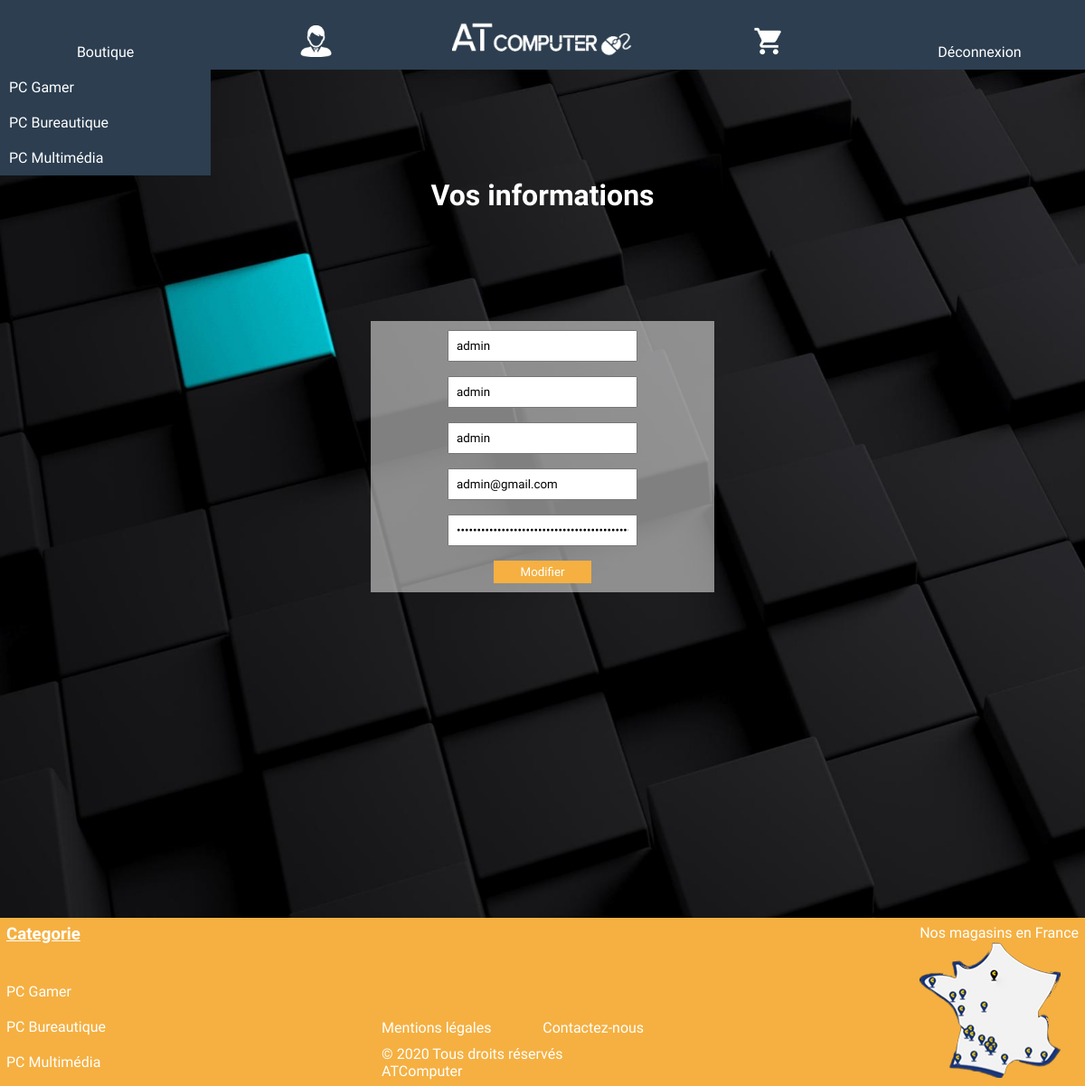
Page /sources/profil.php (signed in) on the committed database.
### tables this page shows
CREATE TABLE IF NOT EXISTS `utilisateurs` (
  `id` int(11) NOT NULL AUTO_INCREMENT,
  `login` varchar(255) NOT NULL,
  `nom` varchar(255) NOT NULL,
  `prenom` varchar(255) NOT NULL,
  `email` varchar(255) NOT NULL,
  `password` varchar(255) NOT NULL,
  `grade` varchar(255) DEFAULT NULL,
  PRIMARY KEY (`id`)
);

CREATE TABLE IF NOT EXISTS `categorie` (
  `id` int(11) NOT NULL AUTO_INCREMENT,
  `nom` varchar(255) NOT NULL,
  `nomurl` varchar(255) NOT NULL,
  PRIMARY KEY (`id`)
);

### sources/functions.php (called while the page is built, shortened)
<?php
class userpdo
{
function connectdb()
	{
		$base = new PDO('mysql:host=localhost;dbname=boutique', 'root', '');
		return $base;
	}
public function getAllInfos()
{
	if(isset($_SESSION['login']))
	{
		$tab=[];
		$login=$_SESSION['login'];
		$infos =  $this->connectdb()->query("SELECT *FROM utilisateurs WHERE login='$login'");
		while($parameter = $infos->fetch())
		{
			array_push($tab, $parameter);
		}
		return $tab;
    }
    else
    {
    	return "Aucun utilisateur n'est connecté";
    }
}
}
class produit
{
	function connectdb()
	{
		try {
			$base = new PDO('mysql:host=localhost;dbname=boutique', 'root', '',
				array(PDO::MYSQL_ATTR_INIT_COMMAND => 'SET NAMES \'UTF8\''));
		} catch (PDOException $e) {
		    echo 'Connexion échouée : ' . $e->getMessage();
		}
		return $base;
	}
	public function categorie()
	{
	$tabcategorie=[];
	$categorie=$this->connectdb()->query("SELECT * FROM `categorie` ORDER BY id ASC");
	while($images = $categorie->fetch())
	{
		array_push($tabcategorie, $images);
	}
		return $tabcategorie;
	}
}
?>

### sources/profil.php (the view, shortened to what this page needs)
<?php include("functions.php");
?>
<html>
	<head>
		<link href="boutique.css" rel="stylesheet">
	</head>
	<body>
		<?php include("header.php");?>
<h1 class="log_titre">Vos informations</h1>
<div id="form_log2">
		<form action="" method="post">
			<input type="text" name="login" required placeholder="Login" value="<?php echo $monprofil[0][1]; ?>">
			<input type="text" name="lastname" required placeholder="Nom" value="<?php echo $monprofil[0][2]; ?>">
			<input type="text" name="firstname" required placeholder="Prénom" value="<?php echo $monprofil[0][3]; ?>">
			<input type="email" name="email" required placeholder="Email" value="<?php echo $monprofil[0][4]; ?>">
			<input type="password" name="pass" required placeholder="Mot de passe" value="<?php echo $_SESSION['password'];?>">
			<input type="submit" name="update" required value="Modifier">
		</form>
</div>
		<?php include("footer.php");?>
	</body>
</html>

### sources/footer.php
<?php
$produit = new produit;
$tab=$produit -> categorie();
?>
<footer>
	<div class="categorie">
		<div>
			<h3>Categorie</h3>
		</div>
		<div class="titre">
			<?php
			for($j=0; $j < sizeof($tab); $j++)
             {
             	?>
             	<a class="menu" href="sous-categorie.php?type=<?php echo $tab[$j][2];?>&id=<?php  echo $tab[$j][0];?>"><?php echo $tab[$j][1];?></a>
           		<?php
             }
			?>
		</div>
	</div>
	<div class="footer">
		<div id="mentions">
			<div>
				<a href="mentions.html">Mentions légales</a>
				<a href="contact.php">Contactez-nous</a>
			</div>
				<p>© 2020 Tous droits réservés ATComputer</p>
		</div>
	</div>
	<div class="img">
		<p>Nos magasins en France</p>
		<a href="https://www.google.fr/maps/place/Joliette,+Marseille/@43.3040531,5.3567312,15z/data=!3m1!4b1!4m5!3m4!1s0x12c9c0ed7442dacd:0x73ed2062a058ae62!8m2!3d43.3035953!4d5.3660975"><div class="map">
		</div></a>
	</div>
</footer>

### sources/boutique.css (style rules this page uses)
* { padding: 0; margin: 0; outline: none; font-family: 'Concert One' ; }
body { background-image: url('../img/fond_site.jpg'); background-size: cover; background-repeat: no-repeat; background-attachment: fixed; }
footer { display:flex; justify-content: space-between; width: 100%; background-color: #F5B041; margin-top: 5%; }
footer,p, h3, .categorie a, a { color:white; text-decoration: none; transition: 0.2s; }
footer .footer { display:flex; flex-direction: column; flex:2; justify-content: flex-end; align-items: center }
footer #mentions { display:flex; flex-direction: column; justify-content: space-between; width: 290px; padding: 7px; }
footer #mentions div { display:flex; width: 290px; justify-content: space-between; margin-bottom: 10px; }
footer .categorie h3 { text-decoration: underline; padding:7px; }
footer .categorie .titre { display:flex; flex-direction: column; justify-content: space-between; height: 50%; margin-top: 15%; padding:7px; }
footer .img { padding: 7px; }
footer .map { background-image:url(../img/map.png); background-repeat: no-repeat; height: 80%; transition: 0.8s; padding: 7px; }
input[type="submit"] { cursor:pointer; }
.menu , .lien { display: block; padding: 10px 0; color: white; text-decoration: none; white-space: nowrap; text-overflow: ellipsis; position:relative; z-index:2; transition: 0.2s; }
#form_log2 { display: flex; justify-content: space-between; width: 100%; flex-direction: column; align-items: center; margin-top: 120px; margin-bottom: 120px; height: 300px; }
.log_titre { margin-top: 120px; text-align: center; color:white; }
#form_log form, #form_log2 form { width: 30%; min-width: 300px; background-color:rgba(255, 255, 255, 0.5); height: 100%; display: flex; flex-direction: column; justify-content: space-between; align-items: center; padding: 10px; }
#form_log form input[type="text"], input[type="password"], #form_log2 form input[type="text"], #form_log2 form input[type="password"], #form_log2 form input[type="email"] { width: 50%; min-width: 210px; padding: 8px; }
#form_log form input[type="submit"], #form_log2 form input[type="submit"] { width: 30%; padding: 5px; background-color: #F5B041; color: white; transition: 0.5s; border:none; cursor: pointer; }
@media (max-width: 1200px) { footer { margin-top:30%; } }
.form_information form input[type="text"], input[type="email"] { width: 70%; padding: 10px; }

### rows in the picture
utilisateurs: login "admin", lastname "admin", firstname "admin", email "admin@gmail.com"
categorie: nom "PC Gamer"
categorie: nom "PC Bureautique"
categorie: nom "PC Multimédia"
